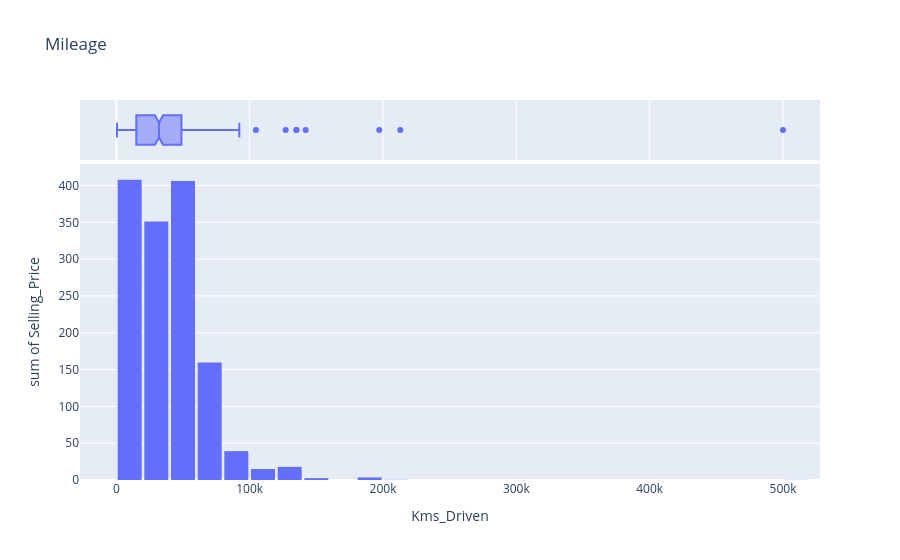

The notebook cell saved with this chart:
### Markdown cell above
**Observation** (Mileage)<br>
---
This visualization presents an analysis of how vehicle mileage (Driven_kms) influences total selling price. <br> 
The histogram reveals a pronounced concentration of high sales values among cars with lower mileage, primarily below 100,000 km, while vehicles with greater mileage contribute minimally to overall revenue. <br>
The accompanying box plot confirms a right‑skewed distribution, with the median positioned toward the lower end and several extreme outliers representing heavily used cars.<br>
Collectively, the chart demonstrates a clear negative relationship between mileage and market value, emphasizing that lower‑mileage vehicles retain significantly higher resale prices and are more attractive to buyers.

### Code cell
selling_price = px.histogram(cars, y= 'Selling_Price', x = 'Kms_Driven', marginal = 'box', title = 'Mileage', nbins= 40) #marginal puts that box ontop of the box on top of the plot to seen the pecentiles, median, etc.
selling_price.update_layout(bargap=0.1) #only thing that can be used to put a gap)
selling_price.show()

### Figure 1 — Plotly figure (JSON) as saved in the notebook; plotly's stock layout.template omitted (floating-point values rounded to 4 significant figures; data arrays with more than 128 entries replaced by an {"elided": "..."} marker saying what was removed)
{"data": [{"bingroup": "x", "histfunc": "sum", "hovertemplate": "Kms_Driven=%{x}<br>sum of Selling_Price=%{y}<extra></extra>", "legendgroup": "", "marker": {"color": "#636efa", "pattern": {"shape": ""}}, "name": "", "nbinsx": 40, "orientation": "v", "showlegend": false, "type": "histogram", "x": {"elided": "301 int values"}, "xaxis": "x", "y": {"elided": "301 float values"}, "yaxis": "y"}, {"hovertemplate": "Kms_Driven=%{x}<extra></extra>", "legendgroup": "", "marker": {"color": "#636efa"}, "name": "", "notched": true, "showlegend": false, "type": "box", "x": {"elided": "301 int values"}, "xaxis": "x2", "yaxis": "y2"}], "layout": {"bargap": 0.1, "barmode": "relative", "legend": {"tracegroupgap": 0}, "title": {"text": "Mileage"}, "xaxis": {"anchor": "y", "domain": [0, 1], "title": {"text": "Kms_Driven"}}, "xaxis2": {"anchor": "y2", "domain": [0, 1], "matches": "x", "showgrid": true, "showticklabels": false}, "yaxis": {"anchor": "x", "domain": [0, 0.8316], "title": {"text": "sum of Selling_Price"}}, "yaxis2": {"anchor": "x2", "domain": [0.8416, 1], "matches": "y2", "showgrid": false, "showline": false, "showticklabels": false, "ticks": ""}}}
